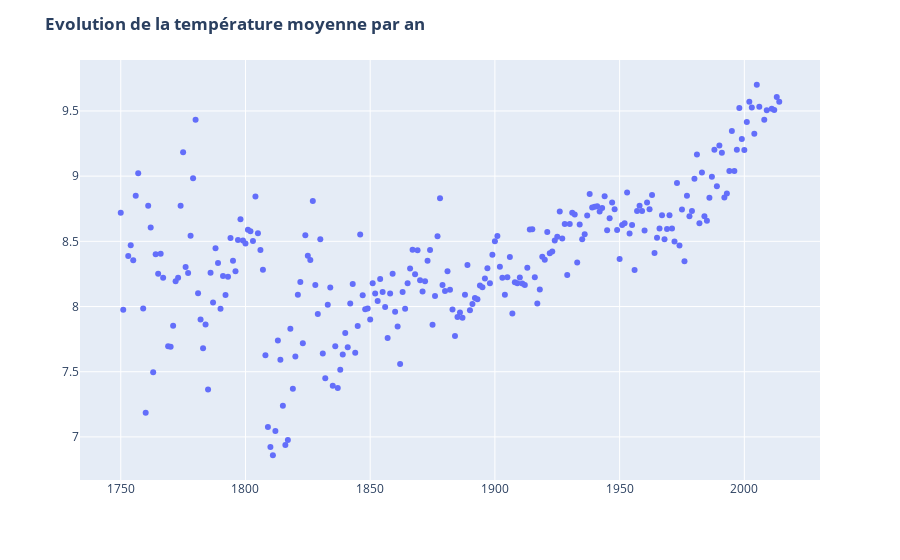

Notebook source saved alongside this figure:
### Code cell
fig = px.scatter(temperatureEarth,x='year', y='LandAverageTemperature')
fig.update_layout(title='<b>Evolution de la température moyenne par an</b>',xaxis_title='', yaxis_title='')
fig.show()

### Figure 1 — Plotly figure (JSON) as saved in the notebook; plotly's stock layout.template omitted (floating-point values rounded to 4 significant figures; data arrays with more than 128 entries replaced by an {"elided": "..."} marker saying what was removed)
{"data": [{"hoverlabel": {"namelength": 0}, "hovertemplate": "year=%{x}<br>LandAverageTemperature=%{y}", "legendgroup": "", "marker": {"color": "#636efa", "symbol": "circle"}, "mode": "markers", "name": "", "showlegend": false, "type": "scatter", "x": {"elided": "260 str values"}, "xaxis": "x", "y": {"elided": "260 float values"}, "yaxis": "y"}], "layout": {"legend": {"tracegroupgap": 0}, "margin": {"t": 60}, "title": {"text": "<b>Evolution de la température moyenne par an</b>"}, "xaxis": {"anchor": "y", "domain": [0, 1], "title": {"text": ""}}, "yaxis": {"anchor": "x", "domain": [0, 1], "title": {"text": ""}}}}
